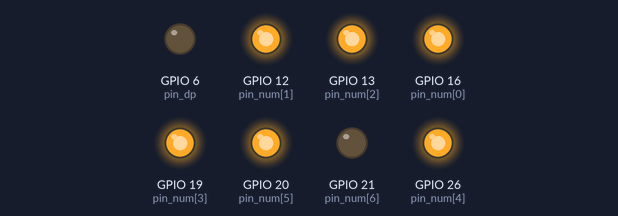
A program run on a simulated Raspberry Pi (BCM pin numbers). On the bench: output pins drawn as LEDs (lit = HIGH). At 0.0 s the program stops and its outputs stay as they are.

Above: at 0.1 s.
Timing chart, 0 to 1.5 s (numbered marks = the images above):
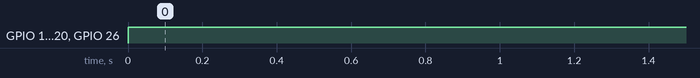

The program:

t.py
```python
import RPi.GPIO as GPIO
import sys

GPIO.setmode(GPIO.BCM)

pin_num=[16, 12, 13, 19, 26, 20, 21]
pin_dp = 6
GPIO.setwarnings(False)
for num in pin_num:
    GPIO.setup(num, GPIO.OUT)
    GPIO.output(num, GPIO.LOW)
GPIO.setup(pin_dp, GPIO.LOW)
GPIO.setwarnings(True)

arrSeg=[
[1,1,1,1,1,1,0], [0,1,1,0,0,0,0], [1,1,0,1,1,0,1], [1,1,1,1,0,0,1], [0,1,1,0,0,1,1], [0,0,0,0,0,0,0]
]


try:
    cnt = 0
    for pin in pin_num:
        if arrSeg[0][cnt]==1:
            GPIO.output(pin, GPIO.HIGH)
        cnt += 1

except KeyboardInterrupt:
    GPIO.cleanup()
```

Measured:
- by itself, GPIO 12 (pin_num[1]), GPIO 13 (pin_num[2]), GPIO 16 (pin_num[0]), GPIO 19 (pin_num[3]), GPIO 20 (pin_num[5]), GPIO 26 (pin_num[4]): LOW → HIGH at 0.00 s
